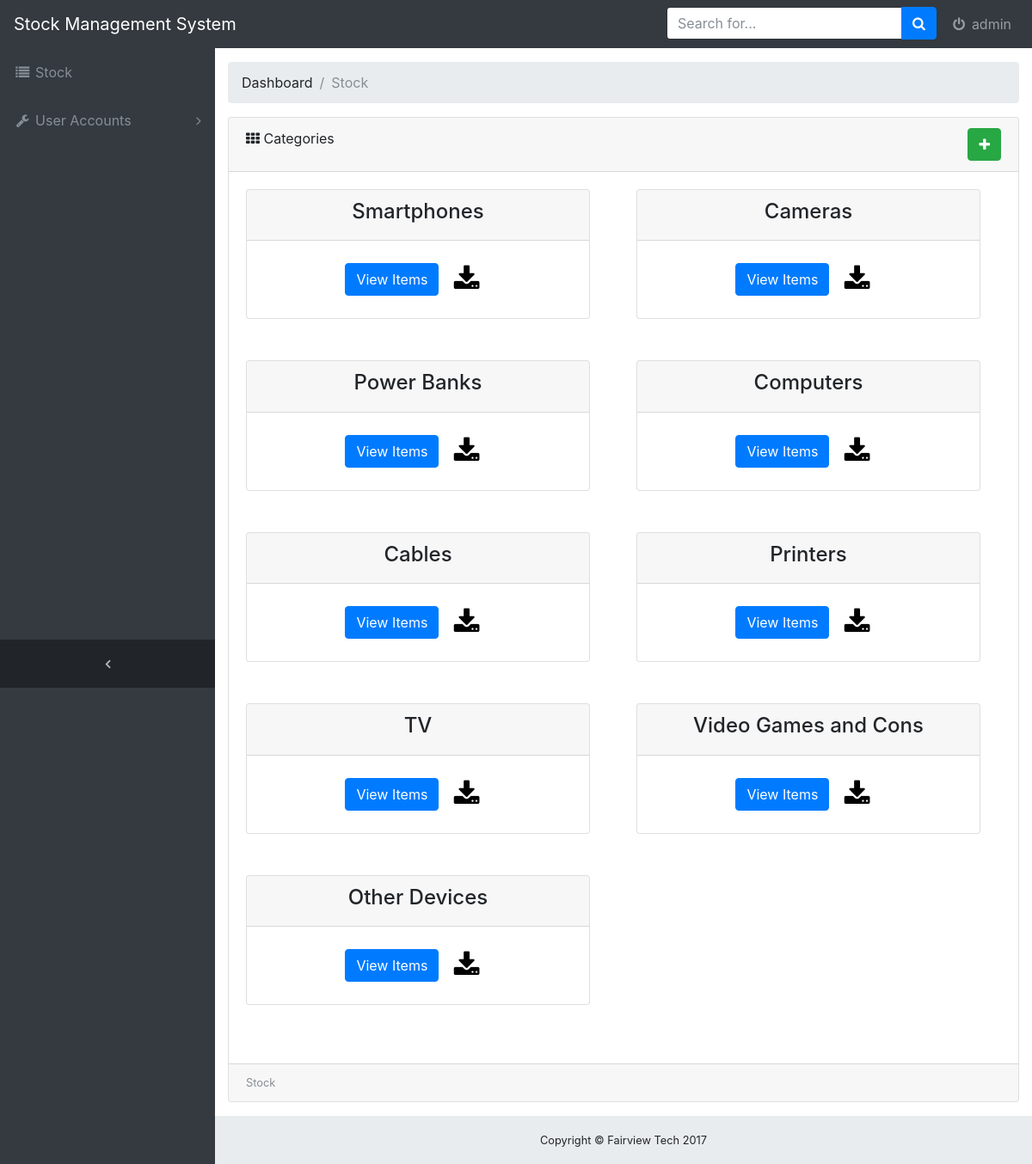
Screenshot of /stock.php (signed in) with the database file from the repository.
### tables this page shows
CREATE TABLE `users` (
  `user_id` int(10) NOT NULL,
  `name` varchar(15) NOT NULL,
  `dob` date DEFAULT NULL,
  `phone` varchar(12) DEFAULT NULL,
  `email` varchar(20) DEFAULT NULL,
  `username` varchar(20) DEFAULT NULL,
  `passw` varchar(15) DEFAULT NULL,
  `role_id` int(10) NOT NULL,
  `status` int(10) DEFAULT NULL
);

CREATE TABLE `category` (
  `category_id` int(10) NOT NULL,
  `category_name` varchar(20) NOT NULL,
  `status` int(5) DEFAULT NULL
);

### control/category.control.php (called while the page is built, shortened)
<?php
include "class/category.class.php";
$objects = new category();
?>

### class/category.class.php (called while the page is built, shortened)
<?php
	 class category {
		var $con;
		public function connect($host, $user, $pass, $db){
			$this->con = new mysqli ($host, $user, $pass, $db);
			if($this->con->connect_error){
				return false;
			} else {
				return true;
			}
		}
		public function select(){
			$statement = mysqli_query($this->con, "SELECT * FROM category");
			if($statement) {
				$result = $statement->num_rows;
				if($result > 0) {
					return $statement;
				} else {
					return false;
				}
			} else {
				return false;
            }
		}
    }
?>

### stock.php (the view)
<?php include "header.php"; ?>
    <div class="content-wrapper">
      <div class="container-fluid">
        <ol class="breadcrumb">
          <li class="breadcrumb-item">
            Dashboard
          </li>
          <li class="breadcrumb-item active">Stock</li>
        </ol>
        <div class="card mb-3">
          <div class="card-header">
            <div class="row">
              <div class="col-lg-6">
            <i class="fa fa-th">
             </i> Categories
           </div>
           <div class="col-lg-6" align="right"><a class="btn btn-success" href="addstock.php" data-toggle="tooltip" data-placement="top" title="Add Stock" > <i class="fa fa-plus" > </i></a>
           </div>
          </div>
          </div>
          <div class="card-body">
            <div class='row'>
          <?php include "control/category.control.php";
              $view = $objects->select();
                if($view->num_rows > 0) {
                while($row = $view->fetch_assoc()) { $id = $row['category_id'];
                echo "
                <div class='col-sm-6'>
                  <div class='card text-center' style='width: 25rem;'>
                      <div class = 'card-header'> <h4>
                        " . $row['category_name'] . "
                            </h4>
                      </div>
                      <div class='card-body'>
                        <a href='viewstock.php?stock=$id' class='btn btn-primary'> View Items </a>  ";
                echo "<a href='includes/pdf.php' style='color: #000;' class='btn btn-outline' data-toggle='tooltip' data-placement='top' title='Export'> <i class='fa fa-2x fa-download' > </i></a>
                      </div>
                  </div>
                    <br/> <br/>
                </div>
                ";
            } }?>
            </div>
          </div>
          <div class="card-footer small text-muted">
            Stock
          </div>
        </div>
      </div>
    </div>
<?php include "footer.php"; ?>

### header.php (shortened to what this page needs)
<!DOCTYPE html>
<html lang="en">
  <head>
    <link href="css/vendor/bootstrap/css/bootstrap.min.css" rel="stylesheet">
    <link href="css/vendor/font-awesome/css/font-awesome.min.css" rel="stylesheet" type="text/css">
    <link href="css/vendor/datatables/dataTables.bootstrap4.css" rel="stylesheet">
    <link href="css/sb-admin.css" rel="stylesheet">
  </head>
  <body class="fixed-nav sticky-footer bg-dark" id="page-top">
    <nav class="navbar navbar-expand-lg navbar-dark bg-dark fixed-top" id="mainNav">
      <a class="navbar-brand" href="#">Stock Management System</a>
      <div class="collapse navbar-collapse" id="navbarResponsive">
        <ul class="navbar-nav navbar-sidenav" id="exampleAccordion">
          <li class="nav-item" data-toggle="tooltip" data-placement="right" title="Charts">
            <a class="nav-link" href="stock.php">
              <i class="fa fa-fw fa-list"></i>
              <span class="nav-link-text">
                Stock</span>
            </a>
          </li>
          <li class="nav-item" data-toggle="tooltip" data-placement="right" title="Components">
            <a class="nav-link nav-link-collapse collapsed" data-toggle="collapse" href="#collapseComponents" data-parent="#exampleAccordion">
              <i class="fa fa-fw fa-wrench"></i>
              <span class="nav-link-text">
                User Accounts</span>
            </a>
          </li>
        </ul>
        <ul class="navbar-nav sidenav-toggler">
          <li class="nav-item">
            <a class="nav-link text-center" id="sidenavToggler">
              <i class="fa fa-fw fa-angle-left"></i>
            </a>
          </li>
        </ul>
        <ul class="navbar-nav ml-auto">
          <li class="nav-item">
            <form class="form-inline my-2 my-lg-0 mr-lg-2">
              <div class="input-group">
                <input type="text" class="form-control" placeholder="Search for...">
                <span class="input-group-btn">
                  <button class="btn btn-primary" type="button">
                    <i class="fa fa-search"></i>
                  </button>
                </span>
              </div>
            </form>
          </li>
          <li class="nav-item">
            <a class="nav-link" data-toggle="modal" data-target="#exampleModal">
              <i class="fa fa-fw fa-power-off"></i>
              <?php
                    $con = new mysqli ("localhost", "root", "", "inv") or die (mysqli_connect_error());
                    $select = mysqli_query($con, "SELECT username FROM users WHERE user_id = '".$_SESSION['user']."' ");
                    if($select){
                      $result = $select->num_rows;
                      if($result == 1){
                    while($rows=$select->fetch_assoc()) {
                      echo $rows['username'];
                    } } }
               ?></a>
          </li>
        </ul>
      </div>
    </nav>

### footer.php (shortened to what this page needs)
<footer class="sticky-footer">
      <div class="container">
        <div class="text-center">
          <small>Copyright &copy; Fairview Tech 2017</small>
        </div>
      </div>
    </footer>
  </body>
</html>

### css/sb-admin.css (style rules this page uses)
html { position: relative; min-height: 100%; }
body.sticky-footer { margin-bottom: 56px; }
body.sticky-footer .content-wrapper { min-height: calc(100vh - 56px - 56px); }
body.fixed-nav { padding-top: 56px; }
.content-wrapper { min-height: calc(100vh - 56px); padding-top: 1rem; }
#mainNav .navbar-collapse { overflow: auto; max-height: 75vh; }
#mainNav .navbar-collapse .navbar-nav .nav-item .nav-link { cursor: pointer; }
#mainNav .navbar-collapse .navbar-sidenav .nav-link-collapse:after { float: right; content: '\f107'; font-family: 'FontAwesome'; }
#mainNav .navbar-collapse .navbar-sidenav .nav-link-collapse.collapsed:after { content: '\f105'; }
#mainNav .navbar-collapse .sidenav-toggler { display: none; }
@media (min-width: 992px) { #mainNav .navbar-brand { width: 250px; } }
@media (min-width: 992px) { #mainNav .navbar-collapse { overflow: visible; max-height: none; } }
@media (min-width: 992px) { #mainNav .navbar-collapse .navbar-sidenav { position: absolute; top: 0; left: 0; overflow-x: hidden; overflow-y: auto; -webkit-flex-direction: column; -ms-flex-direction: column; flex-direction: column; margin-top: 56px; } }
@media (min-width: 992px) { #mainNav .navbar-collapse .navbar-sidenav > .nav-item { width: 250px; padding: 0; } }
@media (min-width: 992px) { #mainNav .navbar-collapse .navbar-sidenav > .nav-item > .nav-link { padding: 1em; } }
#mainNav.navbar-dark .navbar-collapse .navbar-sidenav .nav-link-collapse:after { color: #868e96; }
#mainNav.navbar-dark .navbar-collapse .navbar-sidenav > .nav-item > .nav-link { color: #868e96; }
@media (min-width: 992px) { #mainNav.navbar-dark .navbar-collapse .navbar-sidenav { background: #343a40; } }
#mainNav.fixed-top .sidenav-toggler { display: none; }
@media (min-width: 992px) { #mainNav.fixed-top .navbar-sidenav { height: calc(100vh - 112px); } }
@media (min-width: 992px) { #mainNav.fixed-top .sidenav-toggler { position: absolute; top: 0; left: 0; display: flex; overflow-x: hidden; overflow-y: auto; -webkit-flex-direction: column; -ms-flex-direction: column; flex-direction: column; margin-top: calc(100vh - 56px); } }
@media (min-width: 992px) { #mainNav.fixed-top .sidenav-toggler > .nav-item { width: 250px; padding: 0; } }
@media (min-width: 992px) { #mainNav.fixed-top .sidenav-toggler > .nav-item > .nav-link { padding: 1em; } }
#mainNav.fixed-top.navbar-dark .sidenav-toggler { background-color: #212529; }
#mainNav.fixed-top.navbar-dark .sidenav-toggler a i { color: #adb5bd; }
.content-wrapper { overflow-x: hidden; background: white; }
@media (min-width: 992px) { .content-wrapper { margin-left: 250px; } }
#sidenavToggler i { font-weight: 800; }
footer.sticky-footer { position: absolute; right: 0; bottom: 0; width: 100%; height: 56px; background-color: #e9ecef; line-height: 55px; }
@media (min-width: 992px) { footer.sticky-footer { width: calc(100% - 250px); } }

### rows the page displays
users: username "admin"
category: category_name "Smartphones"
category: category_name "Cameras"
category: category_name "Power Banks"
category: category_name "Computers"
category: category_name "Cables"
category: category_name "Printers"
category: category_name "TV"
category: category_name "Video Games and Cons"
category: category_name "Other Devices"
